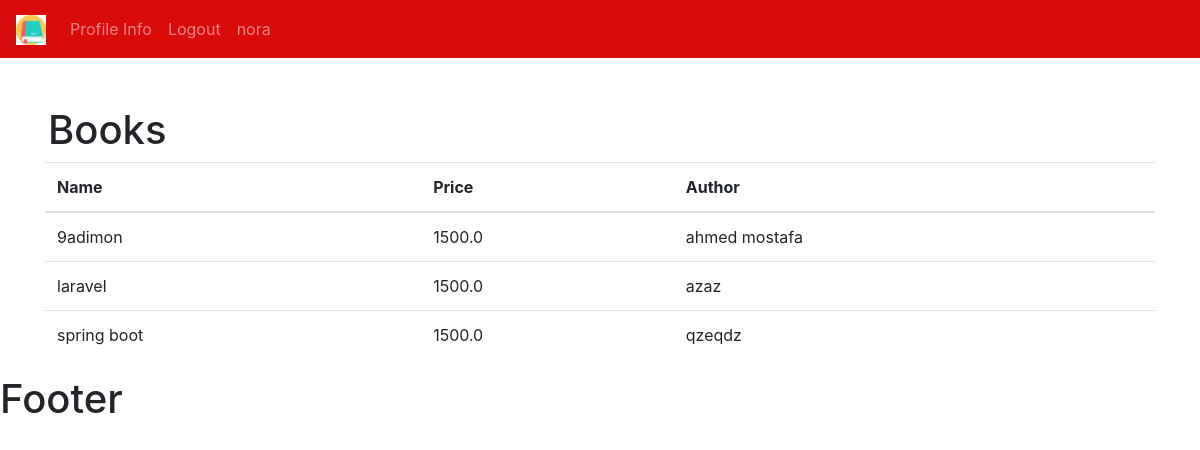
The app's page /books/ (signed in) with its own data.
### bookstore/models.py (models this page shows, shortened)
class Book(models.Model):
    CATEGORY = ( #tuple
        ('Classics','Classics'),
        ('Comic Book','Comic Book'),
        ('Fantasy','Fantasy'),
        ('Horror','Horror')
    )
    name = models.CharField(max_length=190, null=True)
    author = models.CharField(max_length=190, null=True)
    price = models.FloatField( null=True)
    category = models.CharField(max_length=190, null=True ,choices=CATEGORY  )
    description = models.CharField(max_length=200, null=True)
    tags = models.ManyToManyField(Tag)
    date_created = models.DateTimeField(auto_now_add=True, null=True)

### bookstore/views.py (the view)
# urls.py: path('books/',views.books,name="books"),
def books(request):
    books = Book.objects.all() # objects of class
    return render(request=request , template_name='bookstore/books.html',context={'books': books })

### bookstore/templates/bookstore/books.html
{% extends 'bookstore/main.html'%}
{% block content %}
<h1 class="pt-5 pl-5">Books</h1>
<div class="container">
<table class="table">
  <thead>
    <tr>
      <th scope="col">Name</th>
      <th scope="col">Price</th>
      <th scope="col">Author</th>
    </tr>
  </thead>
  <tbody>
      {% for item in books  %}
        <tr>
      <td>{{item.name}}</td>
      <td>{{item.price}}</td>
      <td>{{item.author}}</td>
       </tr>
      {% endfor %}
  </tbody>
</table>
</div>
{% endblock %}

### bookstore/templates/bookstore/navbar.html (shortened to what this page needs)
{% load static   %}
<nav class="navbar navbar-expand-lg  navbar-dark bg-primary">
  <a class="navbar-brand" href="{% url 'home' %}">
   <img src="{% static '/images/book.png'  %}" width="30" height="30" alt="" loading="lazy">
  </a>
  <div class="collapse navbar-collapse" id="navbarSupportedContent">
    <ul class="navbar-nav mr-auto">
      <li class="nav-item">
        <a class="nav-link" href="">Profile Info</a>
      </li>
      <li class="nav-item">
        <a class="nav-link" href="">Logout</a>
      </li>
       <li class="nav-item">
       <a class="nav-link" href="#">{{request.user}}</a>
      </li>
    </ul>
  </div>
</nav>

### myStatic/css/style.css (style rules this page uses)
.bg-primary { background-color: #d90a0a!important; }

### records on screen
Book: name "9adimon", price "1500.0", author "ahmed mostafa"
Book: name "laravel", price "1500.0", author "azaz"
Book: name "spring boot", price "1500.0", author "qzeqdz"

### other values on screen
{{ request.user }} "nora"
